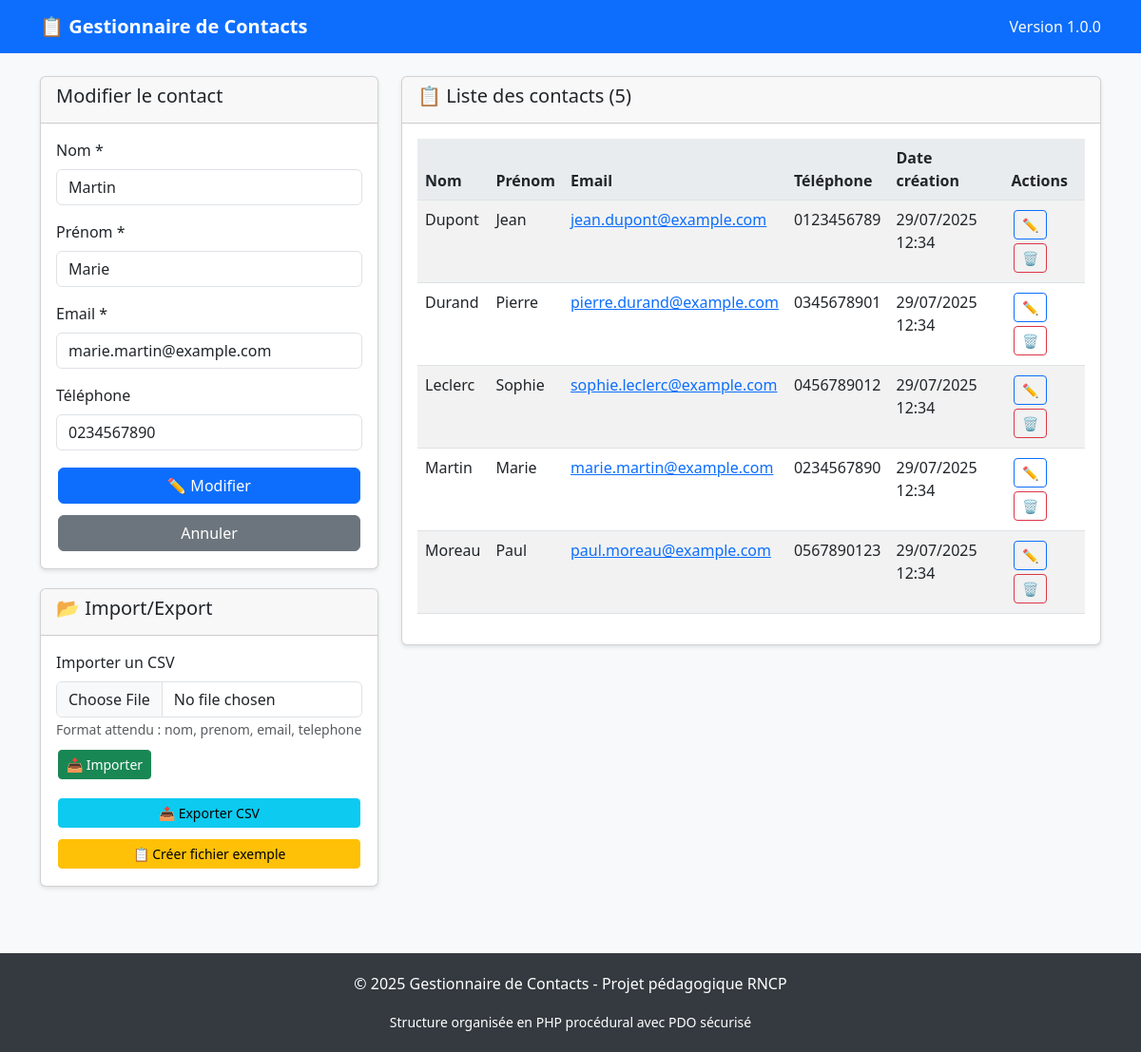
Screenshot of /index.php?action=modifier&id=2 with the database file from the repository.
### tables this page shows
CREATE TABLE contacts (
    id INT(11) AUTO_INCREMENT PRIMARY KEY,
    nom VARCHAR(100) NOT NULL,
    prenom VARCHAR(100) NOT NULL,
    email VARCHAR(255) UNIQUE NOT NULL,
    telephone VARCHAR(20) DEFAULT NULL,
    date_creation DATETIME DEFAULT CURRENT_TIMESTAMP,
    date_modification DATETIME DEFAULT CURRENT_TIMESTAMP ON UPDATE CURRENT_TIMESTAMP,
    
     
    INDEX idx_nom (nom),
    INDEX idx_email (email),
    INDEX idx_date_creation (date_creation)
);

### includes/crud.php (called while the page is built, shortened)
<?php
function lireTousLesContacts()
{
    $db = connectDB();
    try {
        $sql = "SELECT * FROM contacts ORDER BY nom ASC";
        $stmt = $db->query($sql);
        return $stmt->fetchAll();
    } catch (PDOException $e) {
        echo "Erreur lecture : " . $e->getMessage();
        return false;
    }
}
function lireContactParId($id)
{
    $db = connectDB();
    try {
        $sql = "SELECT * FROM contacts WHERE id = ?";
        $stmt = $db->prepare($sql);
        $stmt->execute([$id]);
        return $stmt->fetch();
    } catch (PDOException $e) {
        echo "Erreur lecture : " . $e->getMessage();
        return false;
    }
}
function compterContacts()
{
    $db = connectDB();
    try {
        $stmt = $db->query("SELECT COUNT(*) as total FROM contacts");
        $resultat = $stmt->fetch();
        return $resultat['total'];
    } catch (PDOException $e) {
        return 0;
    }
}

### public/index.php (the view, shortened to what this page needs)
<?php
require_once '../includes/crud.php';
$action = isset($_GET['action']) ? $_GET['action'] : 'liste';
$contacts = lireTousLesContacts();
$nombre_contacts = compterContacts();
$contact_a_modifier = null;
if ($action === 'modifier' && isset($_GET['id'])) {
    $contact_a_modifier = lireContactParId($_GET['id']);
}
include '../templates/header.php';
?>
<div class="row">
    <div class="col-md-4">
        <div class="card">
            <div class="card-header">
                <h5><?php echo $action === 'modifier' ? 'Modifier le contact' : 'Ajouter un contact'; ?></h5>
            </div>
            <div class="card-body">
                <form method="POST" action="index.php?action=<?php echo $action === 'modifier' ? 'modifier&id=' . $_GET['id'] : 'ajouter'; ?>">
                    <div class="mb-3">
                        <label for="nom" class="form-label">Nom *</label>
                        <input type="text" class="form-control" id="nom" name="nom"
                            value="<?php echo $contact_a_modifier ? htmlspecialchars($contact_a_modifier['nom']) : ''; ?>" required>
                    </div>
                    <div class="mb-3">
                        <label for="prenom" class="form-label">Prénom *</label>
                        <input type="text" class="form-control" id="prenom" name="prenom"
                            value="<?php echo $contact_a_modifier ? htmlspecialchars($contact_a_modifier['prenom']) : ''; ?>" required>
                    </div>
                    <div class="mb-3">
                        <label for="email" class="form-label">Email *</label>
                        <input type="email" class="form-control" id="email" name="email"
                            value="<?php echo $contact_a_modifier ? htmlspecialchars($contact_a_modifier['email']) : ''; ?>" required>
                    </div>
                    <div class="mb-3">
                        <label for="telephone" class="form-label">Téléphone</label>
                        <input type="text" class="form-control" id="telephone" name="telephone"
                            value="<?php echo $contact_a_modifier ? htmlspecialchars($contact_a_modifier['telephone']) : ''; ?>">
                    </div>
                    <div class="d-grid gap-2">
                        <button type="submit" class="btn btn-primary">
                            <?php echo $action === 'modifier' ? '✏️ Modifier' : '➕ Ajouter'; ?>
                        </button>
                        <?php if ($action === 'modifier'): ?>
                            <a href="index.php" class="btn btn-secondary">Annuler</a>
                        <?php endif; ?>
                    </div>
                </form>
            </div>
        </div>
        <div class="card">
            <div class="card-header">
                <h5>📂 Import/Export</h5>
            </div>
            <div class="card-body">
                <form method="POST" action="index.php?action=importer" enctype="multipart/form-data" class="mb-3">
                    <div class="mb-2">
                        <label for="fichier_csv" class="form-label">Importer un CSV</label>
                        <input type="file" class="form-control" id="fichier_csv" name="fichier_csv" accept=".csv" required>
                        <small class="text-muted">Format attendu : nom, prenom, email, telephone</small>
                    </div>
                    <button type="submit" class="btn btn-success btn-sm">📥 Importer</button>
                </form>
                <div class="d-grid gap-2">
                    <a href="index.php?action=exporter" class="btn btn-info btn-sm">📤 Exporter CSV</a>
                    <a href="index.php?action=creer_exemple" class="btn btn-warning btn-sm">📋 Créer fichier exemple</a>
                </div>
            </div>
        </div>
    </div>
    <div class="col-md-8">
        <div class="card">
            <div class="card-header d-flex justify-content-between align-items-center">
                <h5>📋 Liste des contacts (<?php echo $nombre_contacts; ?>)</h5>
            </div>
            <div class="card-body">
                <?php if ($contacts && count($contacts) > 0): ?>
                    <div class="table-responsive">
                        <table class="table table-striped table-hover">
                            <thead>
                                <tr>
                                    <th>Nom</th>
                                    <th>Prénom</th>
                                    <th>Email</th>
                                    <th>Téléphone</th>
                                    <th>Date création</th>
                                    <th>Actions</th>
                                </tr>
                            </thead>
                            <tbody>
                                <?php foreach ($contacts as $contact): ?>
                                    <tr>
                                        <td><?php echo htmlspecialchars($contact['nom']); ?></td>
                                        <td><?php echo htmlspecialchars($contact['prenom']); ?></td>
                                        <td>
                                            <a href="mailto:<?php echo htmlspecialchars($contact['email']); ?>">
                                                <?php echo htmlspecialchars($contact['email']); ?>
                                            </a>
                                        </td>
                                        <td><?php echo htmlspecialchars($contact['telephone']); ?></td>
                                        <td><?php echo date('d/m/Y H:i', strtotime($contact['date_creation'])); ?></td>
                                        <td>
                                            <a href="index.php?action=modifier&id=<?php echo $contact['id']; ?>"
                                                class="btn btn-sm btn-outline-primary" title="Modifier">
                                                ✏️
                                            </a>
                                            <a href="index.php?action=supprimer&id=<?php echo $contact['id']; ?>"
                                                class="btn btn-sm btn-outline-danger" title="Supprimer"
                                                onclick="return confirmerSuppression('<?php echo htmlspecialchars($contact['nom']); ?>', '<?php echo htmlspecialchars($contact['prenom']); ?>')">
                                                🗑️
                                            </a>
                                        </td>
                                    </tr>
                                <?php endforeach; ?>
                            </tbody>
                        </table>
                    </div>
                <?php endif; ?>
            </div>
        </div>
    </div>
</div>
<?php
include '../templates/footer.php';
?>

### templates/header.php (style rules this page uses)
body { background-color: #f8f9fa; }
.card { box-shadow: 0 2px 4px rgba(0, 0, 0, 0.1); margin-bottom: 20px; }
.btn { margin: 2px; }
.table th { background-color: #e9ecef; }

### rows the page displays
contacts: nom "Martin", prenom "Marie", email "marie.martin@example.com", telephone "0234567890", date_creation "29/07/2025 12:34"
contacts: nom "Dupont", prenom "Jean", email "jean.dupont@example.com", telephone "0123456789", date_creation "29/07/2025 12:34"
contacts: nom "Durand", prenom "Pierre", email "pierre.durand@example.com", telephone "0345678901", date_creation "29/07/2025 12:34"
contacts: nom "Leclerc", prenom "Sophie", email "sophie.leclerc@example.com", telephone "0456789012", date_creation "29/07/2025 12:34"
contacts: nom "Moreau", prenom "Paul", email "paul.moreau@example.com", telephone "0567890123", date_creation "29/07/2025 12:34"

### other values shown
APP_NAME "Gestionnaire de Contacts"
APP_VERSION "1.0.0"
$nombre_contacts "5"
